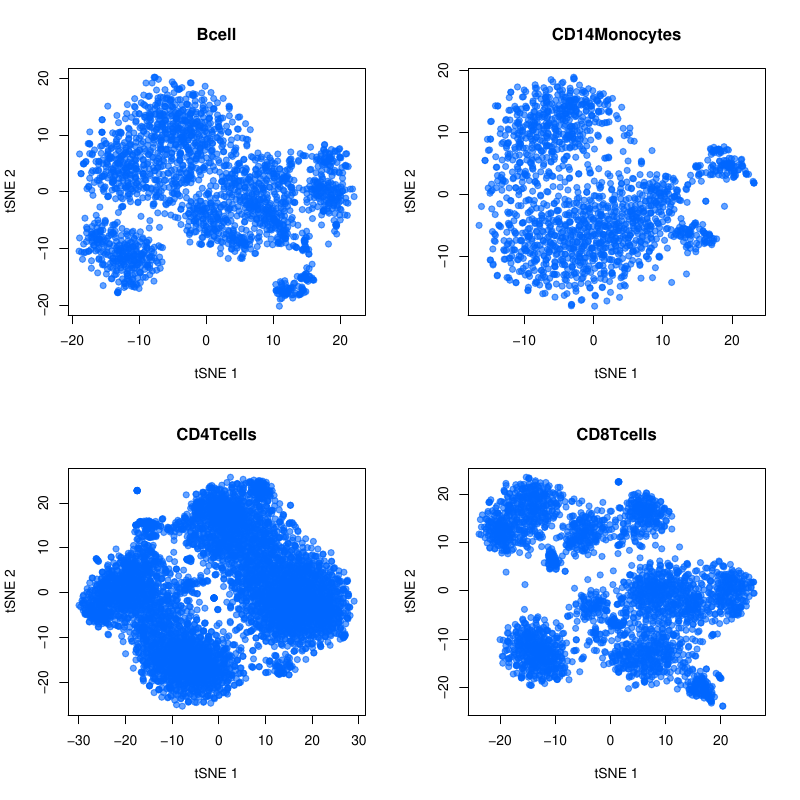

Source code (R):
rm(list=ls());

f.s <- dir("tsne", ".txt");
cols <- rainbow(10, alpha=0.6);

pdf("05do_tsne_plot.pdf", 8, 8);
par(mfrow=c(2,2));
for (f in f.s){
  inff <- paste0("tsne/", f);
  main <- gsub("tsne_", "", f);
  main <- gsub(".txt", "", main);
  dat  <- read.table(inff, header=T);
  plot(dat[,c(1,2)], pch=19, col=cols[7], xlab="tSNE 1", ylab="tSNE 2", main=main);
}
dev.off();

